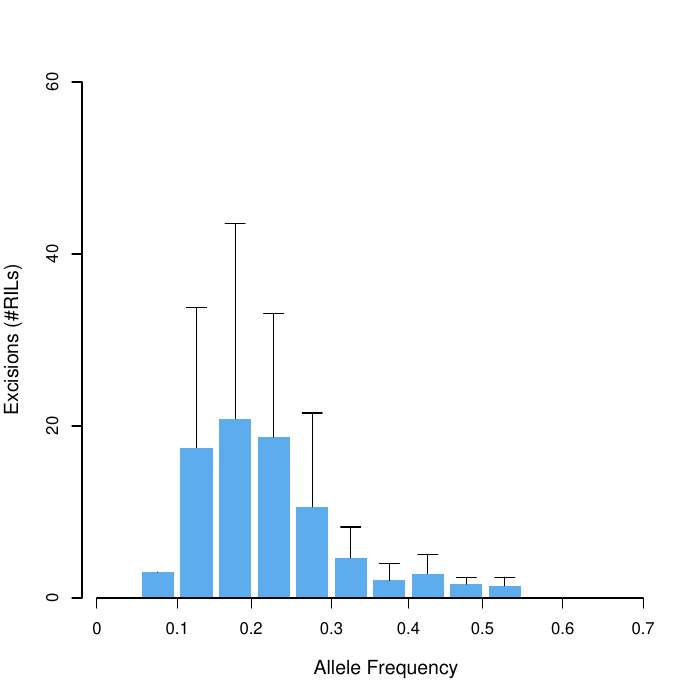

Reproduce this figure in R.
error.bar <- function(x, y, upper, lower=upper, length=0.1,...){
    if(length(x) != length(y) | length(y) !=length(lower) | length(lower) != length(upper))
    stop("vectors must be same length")
    arrows(x,y+upper, x, y,angle=90, code=1, length=length, ...)
}

library("plotrix")
pdf('mping.excision.avg.pdf')
t <- read.table("mping.excision.avg.table")
std <- t[,3][1:14]
y <- t[,2][1:14]
#y <- append(y,0,0)
#std <- append(std,0,0)
x <- t[,1]

xx <- barplot(y,beside=TRUE,ylab="Excisions (#RILs)", cex.lab=1.2, cex.names=1.2,cex.axis=1.2,border=FALSE,axes=FALSE, ylim=c(0,60),col="steelblue2")

error.bar(xx, y, std)

b <- 220

axis(1,c(0,2.5,4.8,7.3,9.7,12,14.5,17),line=0,c(0, 0.1, 0.2, 0.3, 0.4, 0.5, 0.6, 0.7))
#axis(1,c(0,2.5,4.8,7.3,9.7,12,14.5,17),line=0,c(0,0.1,0.2,0.3,0.4,0.5,0.6,0.7))
axis(2,c(0,20,40,60),line=0,labels=c(0,20,40,60))
rect(0.2,b,max(xx)+0.8,b+5,border=FALSE,col='white')
#text(c(0,2.5,4.8,7.3,9.7,12.1,14.5,16.9),rep(-45,length(y)), cex=1, offset=2,labels=c(0,0.1,0.2,0.3,0.4,0.5,0.6,0.7),srt=0,xpd=TRUE)
mtext("Allele Frequency", side=1,cex=1.2, at=9,line=3)

dev.off()
